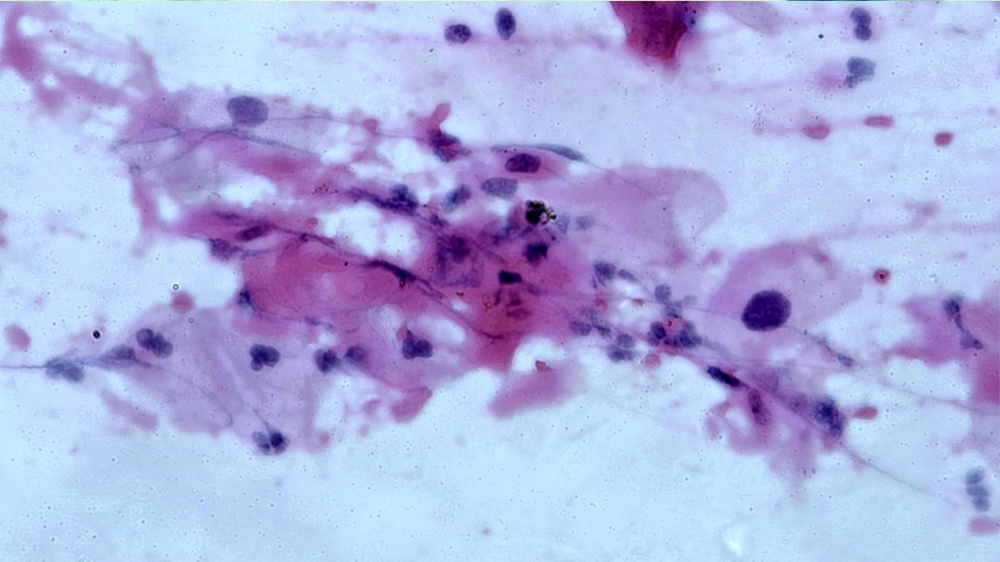
#> input picture day26/dataset/1.jpg, 1000 x 562 px, shrunk from 3264 x 1836 before the run, found by its file name
$ jupyter execute day34.ipynb
#> lines starting #> are read from the running program, lines starting #| are printed output that depends on the picture
Basic Python - Work with Image Data

1. Mô tả<br>
- Bộ lọc Gauss(Gaussian Blur)
- Hàm Gauss

[cell 1]
import cv2
import matplotlib.pyplot as plt
import numpy as np

cv2.GaussioanBlur()

[cell 2]
img = cv2.imread('./day26/dataset/1.jpg')
#> img is the input picture: shape (562, 1000, 3); mean B, G, R 224.2, 177.1, 172.5

img_filtered = cv2.GaussianBlur(img, (5,5), 1)

[cell 3]
plt.imshow(img_filtered, cmap='gray')

cv.filter2D

[cell 4]
def gaussian_kernel(size, sigma):
#> called with size = 5, sigma = 1.4
    if size % 2 == 0:
        size = size + 1

    max_point = size // 2 #both directions (x,y) maximum cell start point

    min_point = -max_point #both directions (x, y) minimum cell start point

    K = np.zeros((size, size)) #kernel size
    for x in range(min_point, max_point + 1):
        for y in range(min_point, max_point + 1):
            value = (1/(2*np.pi*sigma**2))*np.exp(-((x**2 + y**2)/(2*sigma**2))) #gaussian Filter Forumla Here#
            K[x - min_point, y - min_point] = value

    return K
kernel = gaussian_kernel(5, 1.4)
img = cv2.imread('./day26/dataset/1.jpg', 0)
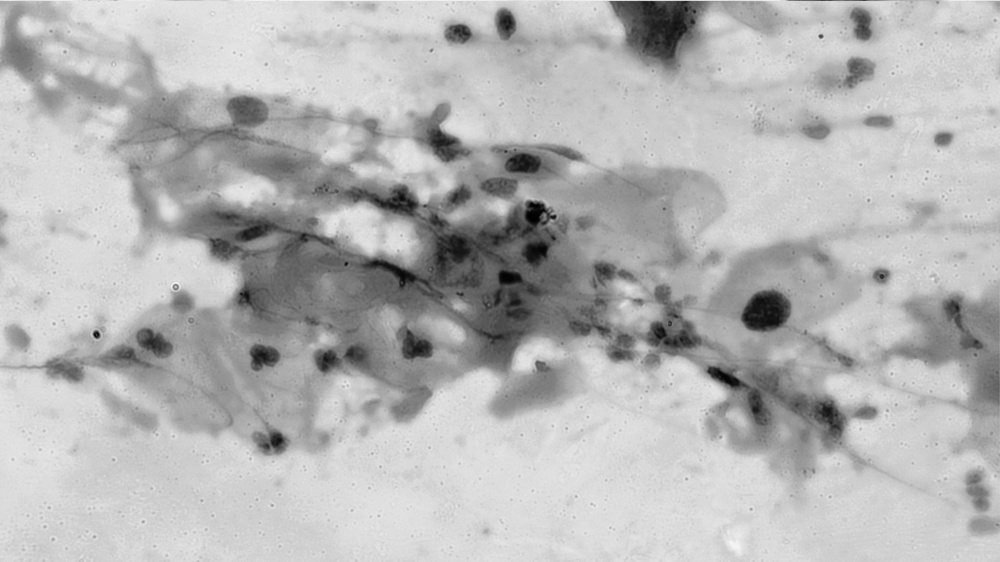
#> img: shape (562, 1000); min 0, max 246, mean 181.1
img_gaussian = cv2.filter2D(img, -1, kernel)
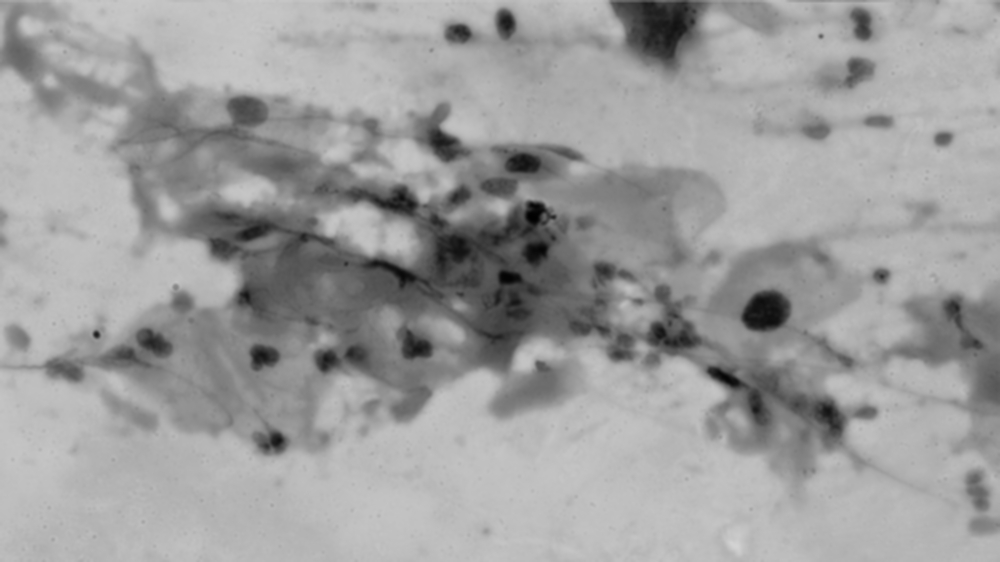
#> img_gaussian: shape (562, 1000); min 1, max 211, mean 157.3

[cell 5]
plt.imshow(img_gaussian, cmap='gray')

[cell 6]
img_org = cv2.imread('./day26/dataset/2.jpg', 0)
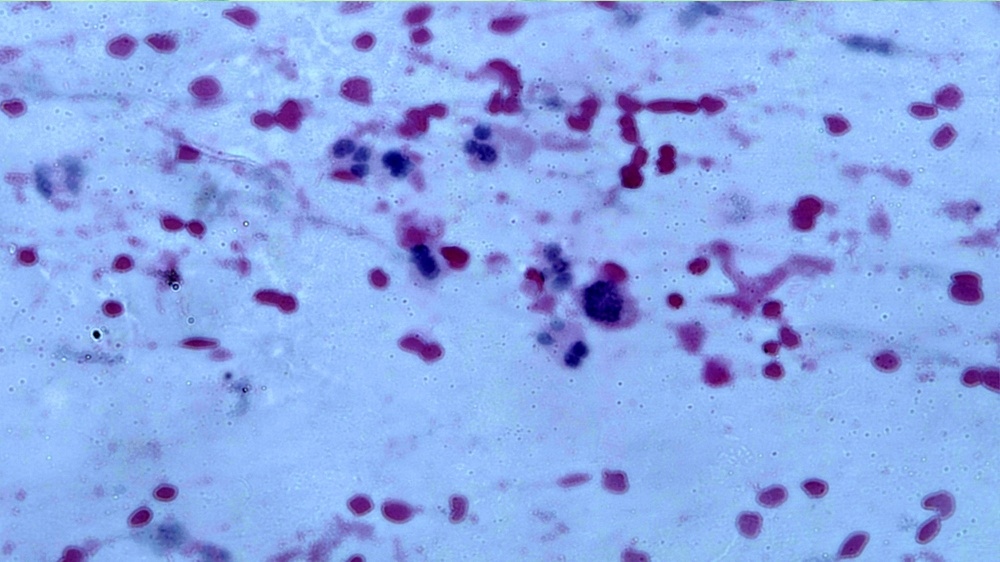
#> input picture day26/dataset/2.jpg, 1000 x 562 px, shrunk from 3264 x 1836 before the run, found by its file name
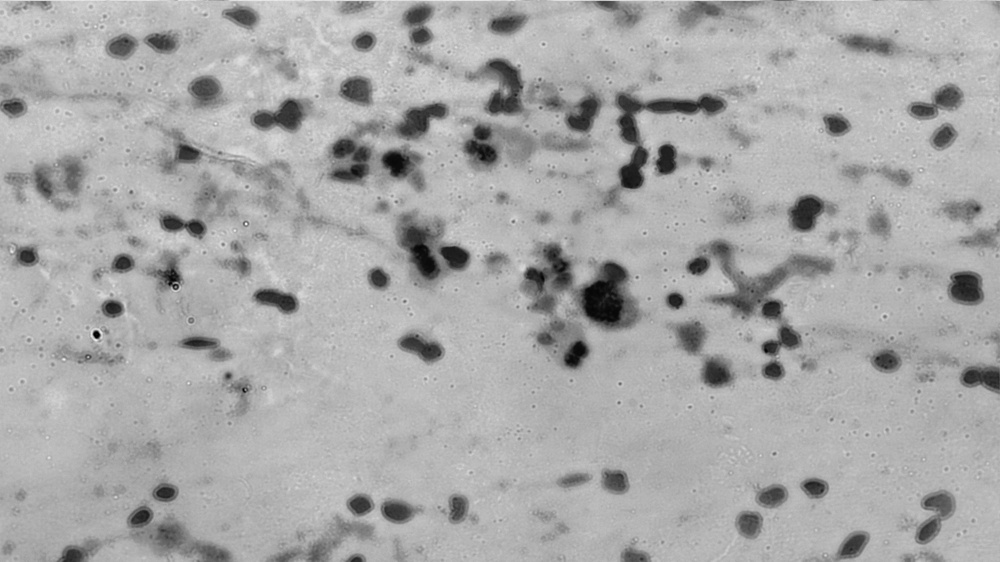
#> img_org: shape (562, 1000); min 0, max 244, mean 168.3

[cell 7]
kernel_1 = gaussian_kernel(5, 2.5)
kernel_2 = gaussian_kernel(5, 5.0)
kernel_3 = gaussian_kernel(5, 10.0)

img_signa1 = cv2.filter2D(img_org, -1, kernel_1)
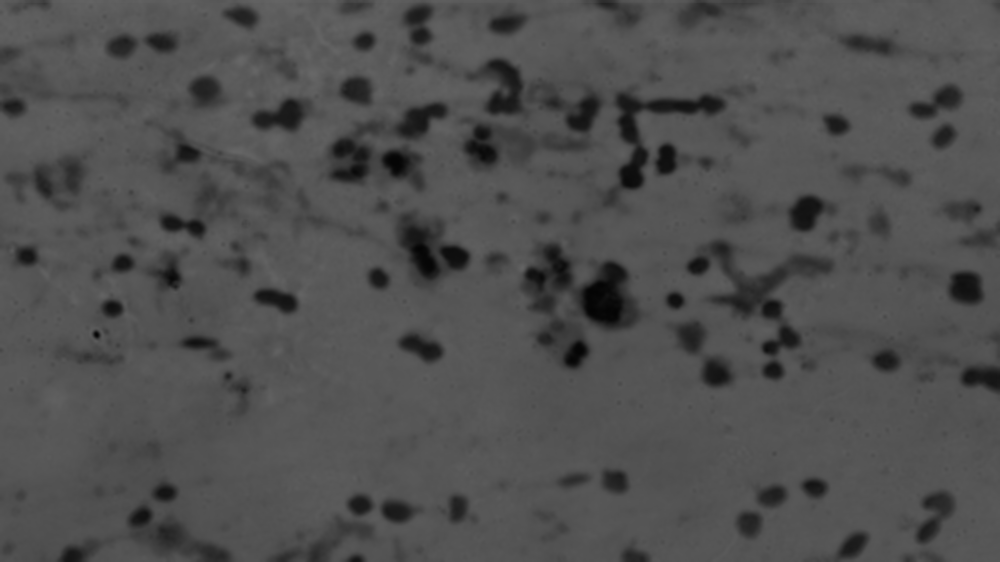
#> img_signa1: shape (562, 1000); min 4, max 103, mean 79.2
img_signa2 = cv2.filter2D(img_org, -1, kernel_2)
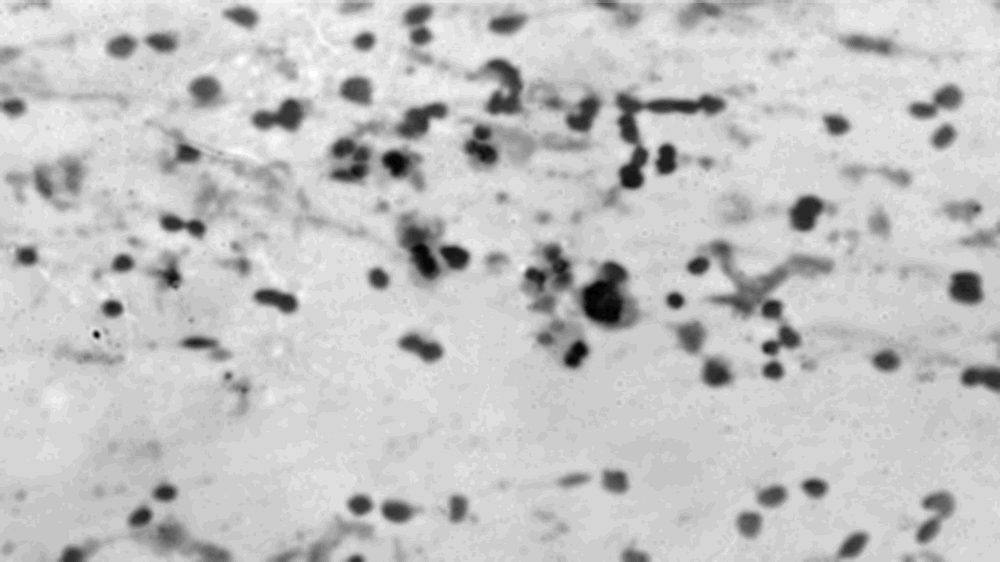
#> img_signa2: shape (562, 1000); min 1, max 32, mean 24.7; drawn with min black and max white
img_signa3 = cv2.filter2D(img_org, -1, kernel_3)
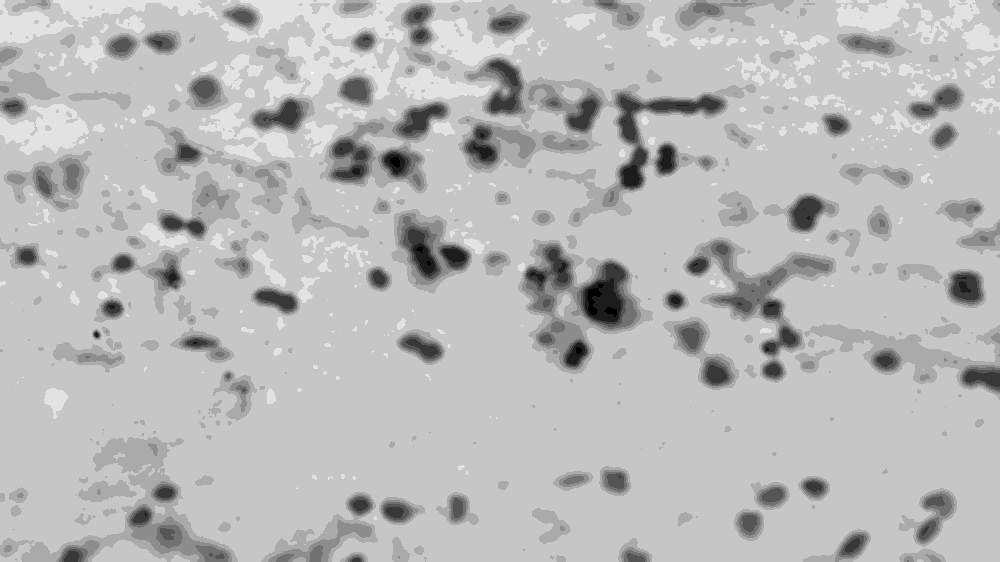
#> img_signa3: shape (562, 1000); min 0, max 9, mean 6.54; drawn with min black and max white

[cell 8]
#Create subplots with a larger figure size
fig, axes = plt.subplots(2, 2, figsize=(15, 10))

#Display
axes[0, 0].imshow(img_org, cmap='gray')
axes[0, 0].axis('off')
axes[0, 0].set_title('Origin Image')

axes[0, 1].imshow(img_signa1, cmap='gray')
axes[0, 1].axis('off')
axes[0, 1].set_title('Sigma = 2.5')

axes[1, 0].imshow(img_signa2, cmap='gray')
axes[1, 0].axis('off')
axes[1, 0].set_title('Sigma = 5.0')

axes[1, 1].imshow(img_signa3, cmap='gray')
axes[1, 1].axis('off')
axes[1, 1].set_title('Sigma = 10.0')
